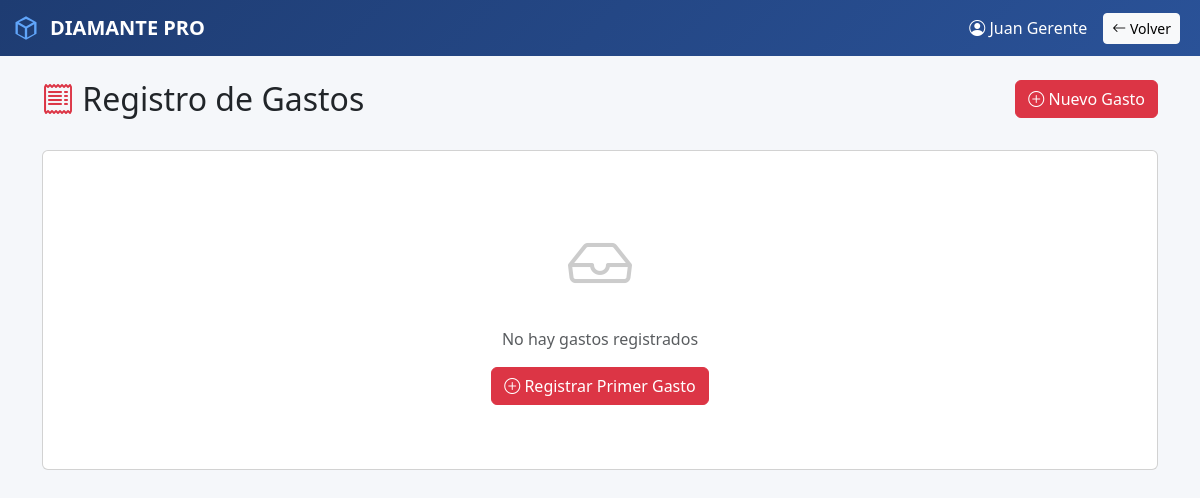
The app's page /caja/gastos (signed in), older data.
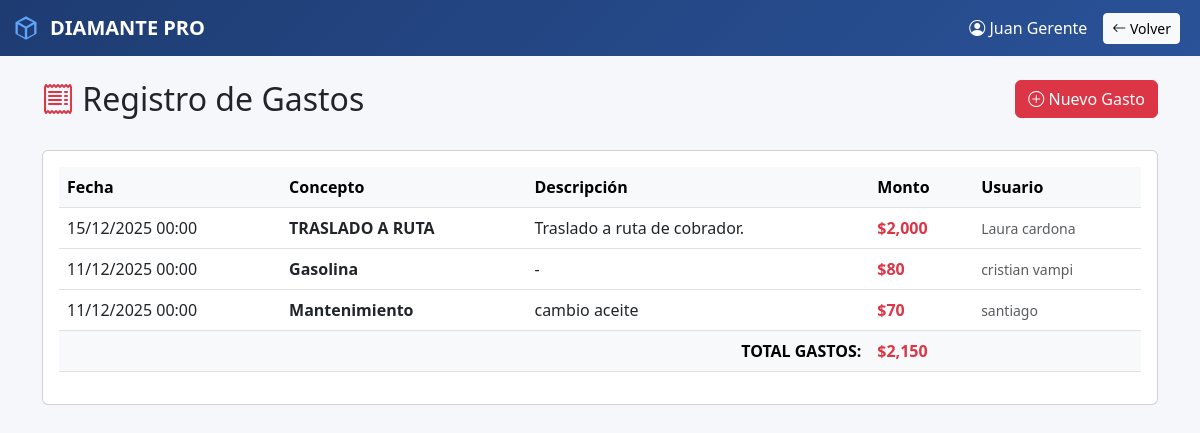
The same page, newer data.
### app/models.py (models this page shows)
class Transaccion(db.Model):
    __tablename__ = 'transacciones'
    id = db.Column(db.Integer, primary_key=True)
    naturaleza = db.Column(db.String(20), nullable=False)
    concepto = db.Column(db.String(50), nullable=False)
    descripcion = db.Column(db.String(200))
    monto = db.Column(db.Float, nullable=False)
    fecha = db.Column(db.DateTime, default=datetime.utcnow)
    usuario_origen_id = db.Column(db.Integer, db.ForeignKey('usuarios.id'), nullable=False)
    usuario_destino_id = db.Column(db.Integer, db.ForeignKey('usuarios.id'), nullable=True)
    prestamo_id = db.Column(db.Integer, db.ForeignKey('prestamos.id'), nullable=True)
    foto_evidencia = db.Column(db.String(300))
    usuario_origen = db.relationship('Usuario', foreign_keys=[usuario_origen_id], backref='transacciones_origen')
    usuario_destino = db.relationship('Usuario', foreign_keys=[usuario_destino_id], backref='transacciones_destino')

class Usuario(db.Model):
    __tablename__ = 'usuarios'
    id = db.Column(db.Integer, primary_key=True)
    nombre = db.Column(db.String(100), nullable=False)
    usuario = db.Column(db.String(50), unique=True, nullable=False)
    password = db.Column(db.String(200), nullable=False)
    rol = db.Column(db.String(20), nullable=False) # 'dueno', 'secretaria', 'supervisor', 'cobrador'
    activo = db.Column(db.Boolean, default=True)
    fecha_creacion = db.Column(db.DateTime, default=datetime.utcnow)

### app/routes.py (the view)
    @app.route('/caja/gastos')
    def caja_gastos():
        if 'usuario_id' not in session:
            return redirect(url_for('home'))
        usuario_id = session.get('usuario_id')
        rol = session.get('rol')
        if rol == 'cobrador':
            gastos = Transaccion.query.filter_by(usuario_origen_id=usuario_id).order_by(Transaccion.fecha.desc()).all()
        else:
            gastos = Transaccion.query.order_by(Transaccion.fecha.desc()).all()
        return render_template('caja_gastos.html',
                             gastos=gastos,
                             nombre=session.get('nombre'),
                             rol=session.get('rol'))

### app/templates/caja_gastos.html (shortened to what the changed rows need)
<!DOCTYPE html>
<html>
<head>
    <link href="https://cdn.jsdelivr.net/npm/bootstrap@5.3.0/dist/css/bootstrap.min.css" rel="stylesheet">
    <link rel="stylesheet" href="https://cdn.jsdelivr.net/npm/bootstrap-icons@1.11.0/font/bootstrap-icons.css">
</head>
<body style="background: #f5f7fa;">
    <div class="container mt-4">
        <div class="row mb-4">
            <div class="col-md-8">
                <h2><i class="bi bi-receipt text-danger"></i> Registro de Gastos</h2>
            </div>
        </div>
        <div class="card">
            <div class="card-body">
                {% if gastos %}
                <div class="table-responsive">
                    <table class="table table-hover">
                        <thead class="table-light">
                            <tr>
                                <th>Fecha</th>
                                <th>Concepto</th>
                                <th>Descripción</th>
                                <th>Monto</th>
                                <th>Usuario</th>
                            </tr>
                        </thead>
                        <tbody>
                            {% for gasto in gastos %}
                            <tr>
                                <td>{{ gasto.fecha.strftime('%d/%m/%Y %H:%M') }}</td>
                                <td>
                                    <strong>{{ gasto.concepto }}</strong>
                                </td>
                                <td>{{ gasto.descripcion or '-' }}</td>
                                <td>
                                    <span class="text-danger fw-bold">${{ "{:,.0f}".format(gasto.monto) }}</span>
                                </td>
                                <td>
                                    <small class="text-muted">{{ gasto.usuario_origen.nombre }}</small>
                                </td>
                            </tr>
                            {% endfor %}
                        </tbody>
                        <tfoot class="table-light">
                            <tr>
                                <th colspan="3" class="text-end">TOTAL GASTOS:</th>
                                <th>
                                    <span class="text-danger">${{ "{:,.0f}".format(gastos|sum(attribute='monto')) }}</span>
                                </th>
                                <th></th>
                            </tr>
                        </tfoot>
                    </table>
                </div>
                {% else %}
                <div class="text-center py-5">
                    <i class="bi bi-inbox" style="font-size: 4rem; color: #ccc;"></i>
                    <p class="text-muted mt-3">No hay gastos registrados</p>
                    <a href="/caja/gastos/nuevo" class="btn btn-danger">
                        <i class="bi bi-plus-circle"></i> Registrar Primer Gasto
                    </a>
                </div>
                {% endif %}
            </div>
        </div>
    </div>
</body>
</html>

Row changes from the older to the newer data that the page shows:
added Transaccion: fecha "15/12/2025 00:00", concepto "TRASLADO A RUTA", descripcion "Traslado a ruta de cobrador.", monto "2,000", usuario_origen.nombre "Laura cardona"
added Transaccion: fecha "11/12/2025 00:00", concepto "Gasolina", descripcion "-", monto "80", usuario_origen.nombre "cristian vampi"
added Transaccion: fecha "11/12/2025 00:00", concepto "Mantenimiento", descripcion "cambio aceite", monto "70", usuario_origen.nombre "santiago"
Text that changed along with them:
{{ "{:,.0f}".format(gastos|sum(attribute='monto')) }}: (not shown) → "2,150"
text no longer shown: "No hay gastos registrados Registrar Primer Gasto"
text now shown: "Fecha Concepto Descripción Monto Usuario TOTAL GASTOS: $"
